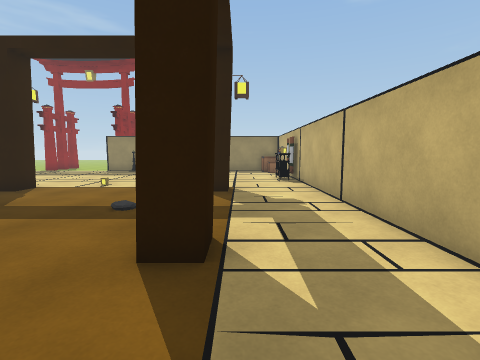
View 1 (above)

24 first-person views from a walk through a 3-D level made in the Unity game engine. The camera is 1.3 m above the floor, tilts 6° down and sees 85° across. The floor is counted in squares, 1 m on a side. Each view is taken from the middle of a square. On the plan, view 1 faces up. The plan holds only what a view shows up to about 13 squares ahead; the rest is blank. The place goes on beyond the plan. The player character is not drawn. Some animated figures are left out. Surface patterns are stand-ins for the level's own textures.

View 2
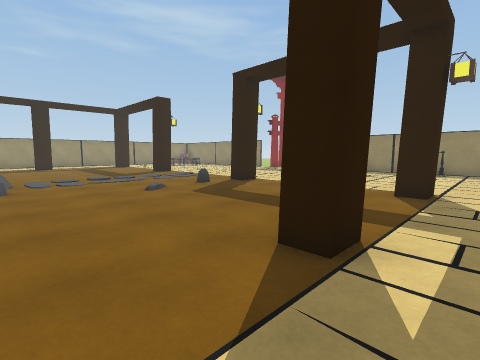

View 3
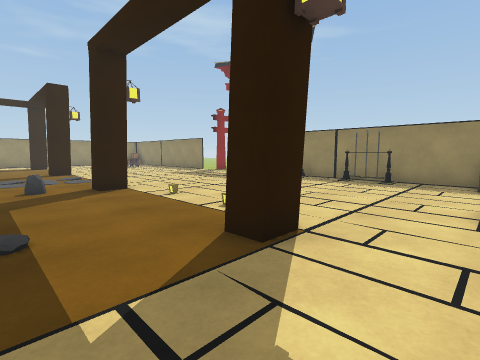

View 4
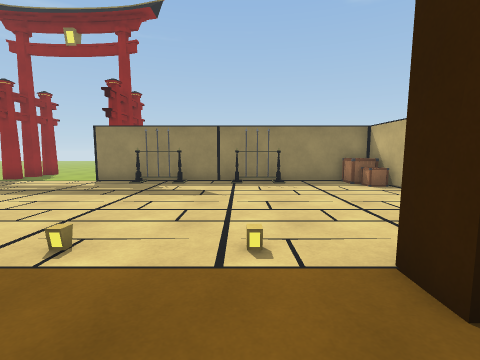

View 5
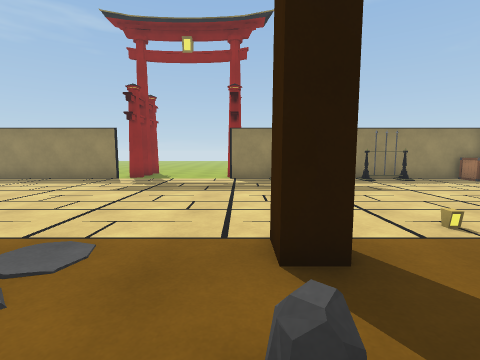

View 6
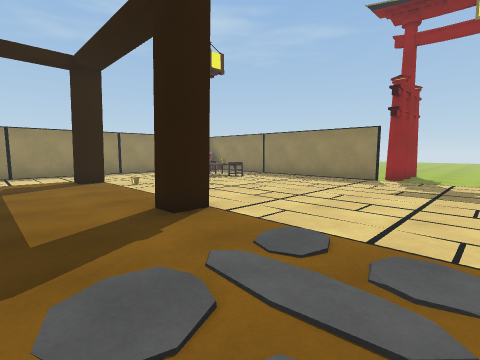

View 7
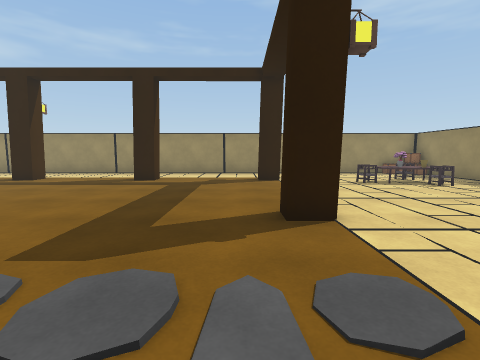

View 8
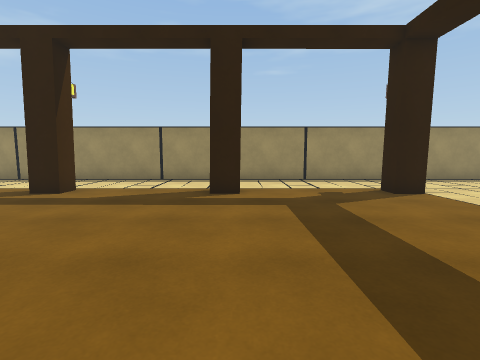

View 9
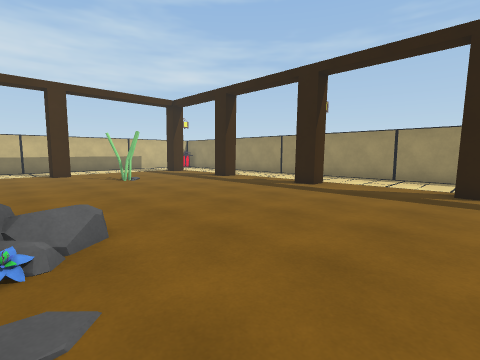

View 10
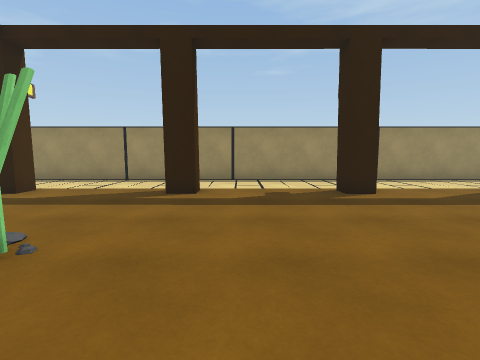

View 11
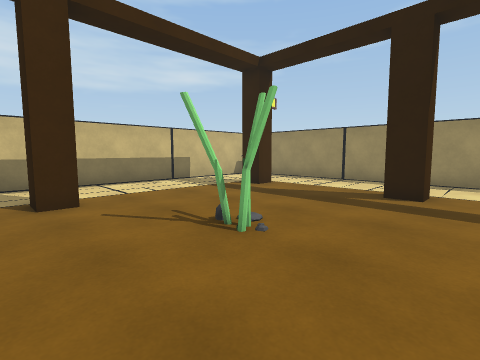

View 12
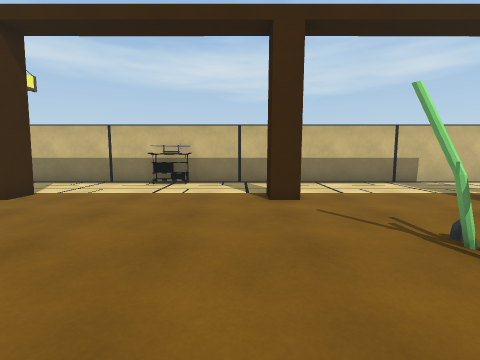

View 13
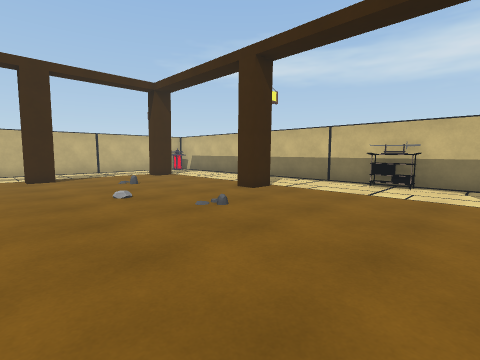

View 14
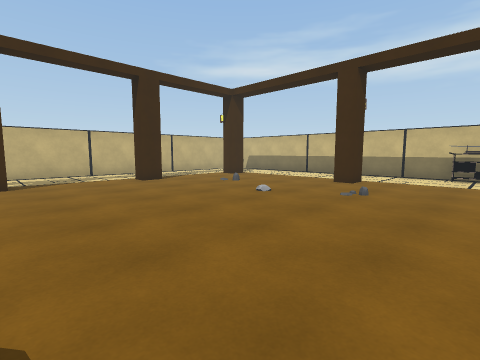

View 15
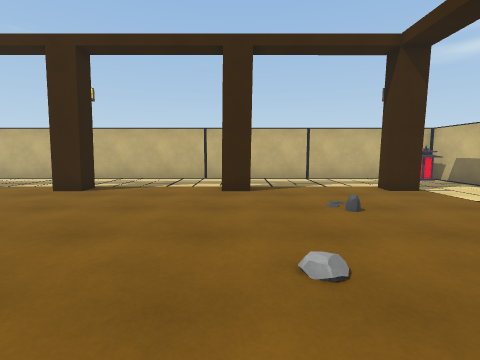

View 16
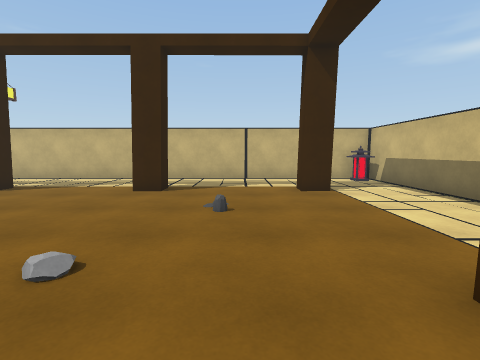

View 17
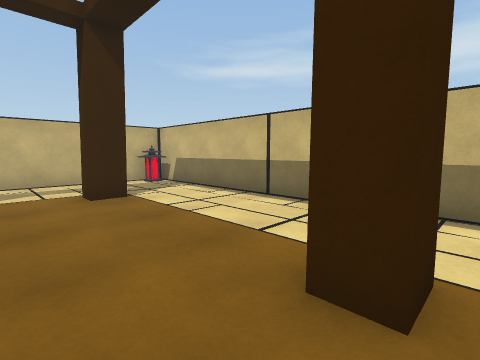

View 18
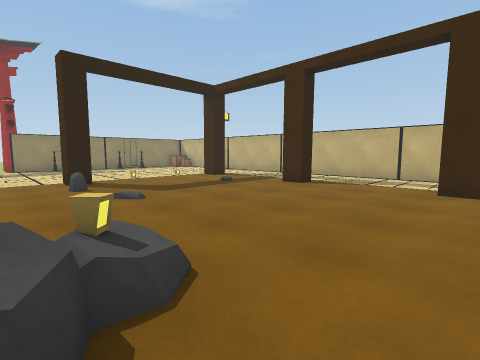

View 19
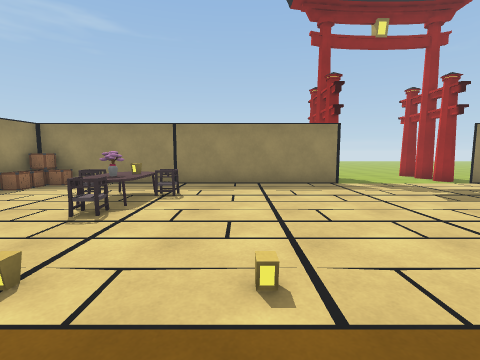

View 20
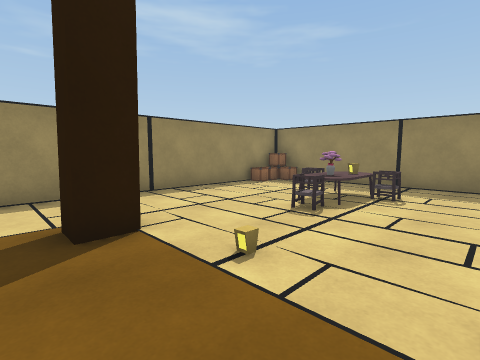

View 21
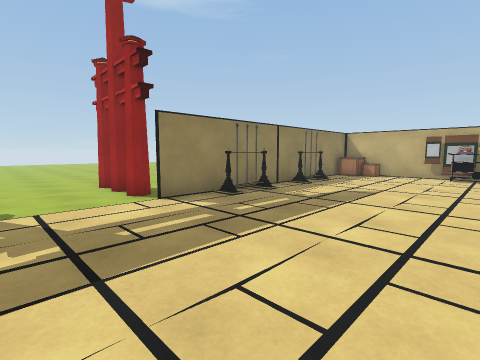

View 22
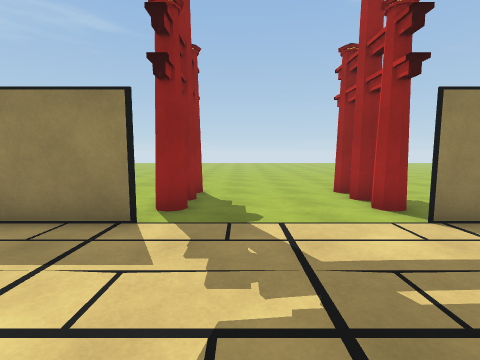

View 23
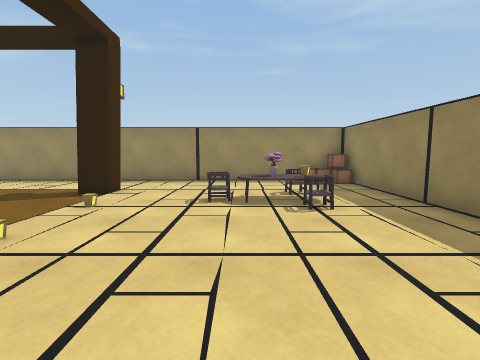

View 24
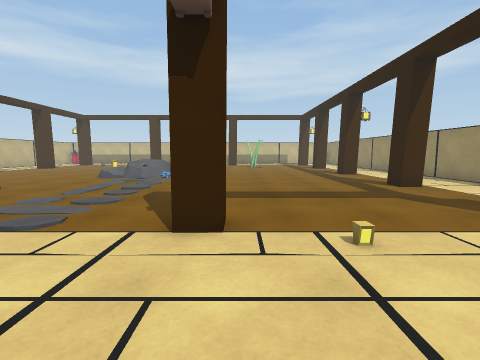

### Floor plan
Points are (right, up) in squares from view 1. A wall is a line through its corners. A room is listed if a view was taken in it or the views show most of it. See-through windows are left out.
Room 1 (views 1, 2, 3, 4, 5, 6, 7, 8, 9, 10, 11, 12, 13, 14, 15, 16, 17, 18, 19, 20, 21, 22, 23, 24)
walls: (-15.9, 8.9) (-16.7, 8.9) (-16.7, 9.9) (-15.9, 9.9) (-15.9, 8.9); (-7.7, 10) (-7.7, 8.9) (-8.6, 8.9) (-8.6, 10); (-0.4, 4.1) (-0.4, 3.1) (-1.2, 3.1) (-1.2, 4.1); (-0.4, -2.7) (-1.2, -2.7) (-1.2, -1.6); (-24.1, -1.7) (-23.2, -1.7) (-23.2, -2.7) (-24.1, -2.7); (-24.1, 4) (-23.2, 4) (-23.2, 3); (-0.4, 10) (-0.4, 8.9) (-1.2, 8.9) (-1.2, 10); (-24.1, -7.4) (-23.2, -7.4) (-23.2, -8.4); (-16.7, -13.1) (-15.9, -13.1) (-15.9, -14.1); (-0.4, -8.4) (-1.2, -8.4) (-1.2, -7.4) (-0.4, -7.4); (-24.1, 9.8) (-23.2, 9.8) (-23.2, 8.9) (-24.1, 8.9); (-8.6, -14.1) (-8.6, -13.1) (-7.7, -13.1); (-14.9, 18.8) (-27.2, 18.8) (-27.2, 18.4); (-11.4, -17.3) (1.6, -17.3); (-1.2, -14.1) (-1.2, -13.1) (-0.4, -13.1); (-24.1, -13.1) (-23.2, -13.1) (-23.2, -14.1); (-9.5, 20) (-9.7, 20.6); (-14.3, 20.6) (-14.4, 20.2) (-14.8, 20.1); (-9.5, 21.4) (-9.7, 21.9); (-14.3, 21.9) (-14.5, 21.5); (-27.2, 16.5) (-27.2, -14.6); (-24.4, -17.3) (-12.4, -17.3); (2.8, -17.3) (2.8, 18.8) (-9.5, 18.8)
low walls: (2.5, 12.9) (2.5, 14.6)
ways out: opening at (-25.5, -13.5); opening at (-23.5, -15.5); opening at (-12, 22); gap at (-15, 21); gap at (-9, 21)
objects: crate (-27, 17); crate (-27, 18); crate (-26, 18); chair (-24, 16); table (-23, 14) to (-22, 16); chair (-22, 13) to (-22, 14); other object (-22, 16); chair (-21, 16); other object (-19, -10) to (-18, -9); rock (-13, 0); other object (-13, 1); rock (-9, 7); other object (-7, 18) to (-6, 18); other object (-3, 18) to (-1, 18); other object (2, -17) to (2, -16); shelf (2, 12) to (2, 14); crate (2, 17); crate (2, 18)

Positions as (right, up) in squares from view 1, and headings:
1: (0, 0), facing up
2: (1, 0), facing up-left
3: (2, 6), facing up-left
4: (-3, 7), facing up
5: (-9, 6), facing up
6: (-11, 6), facing up-left
7: (-11, 8), facing left
8: (-15, 4), facing left
9: (-13, 4), facing down-left
10: (-15, -6), facing left
11: (-15, -6), facing down-left
12: (-15, -6), facing down
13: (-15, -6), facing down-right
14: (-13, -2), facing down-right
15: (-10, -8), facing right
16: (-10, -11), facing right
17: (-9, -11), facing down-right
18: (-11, -3), facing up-right
19: (-19, 8), facing up
20: (-19, 8), facing up-left
21: (-13, 12), facing up-right
22: (-13, 14), facing up
23: (-15, 14), facing left
24: (-17, 14), facing down
